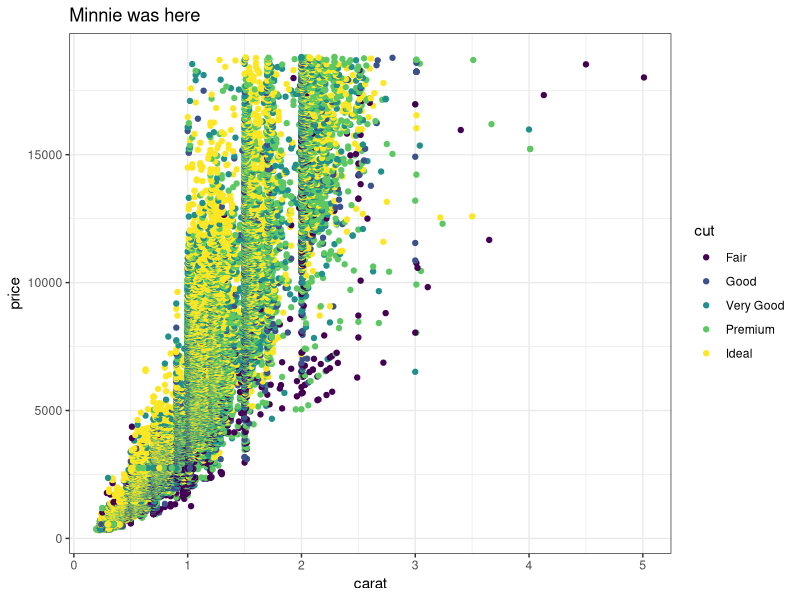
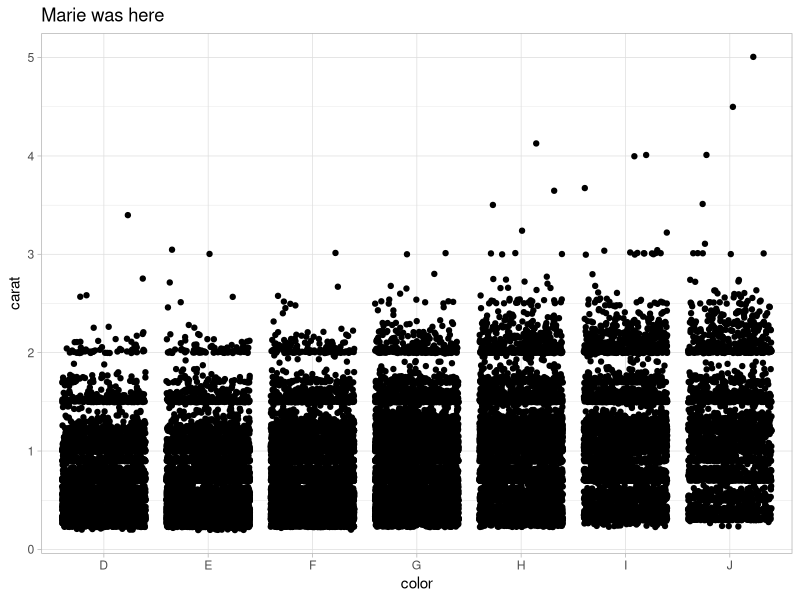
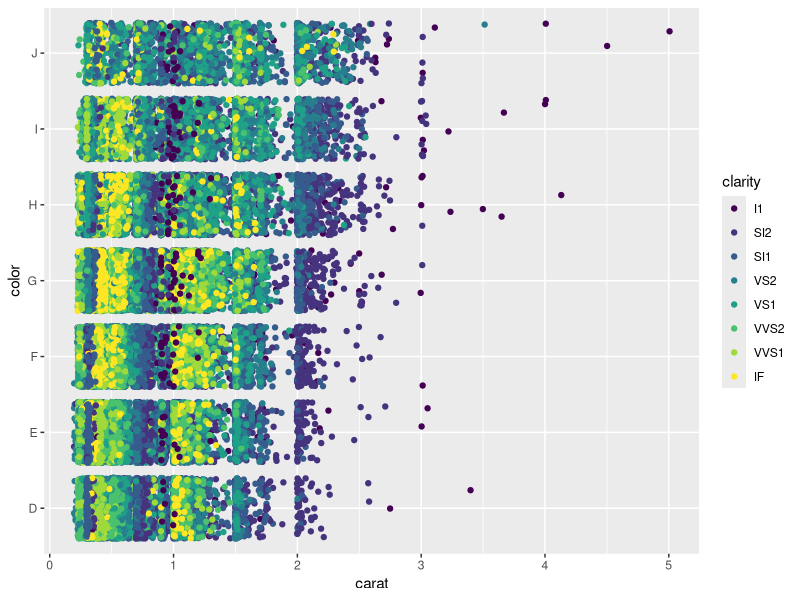
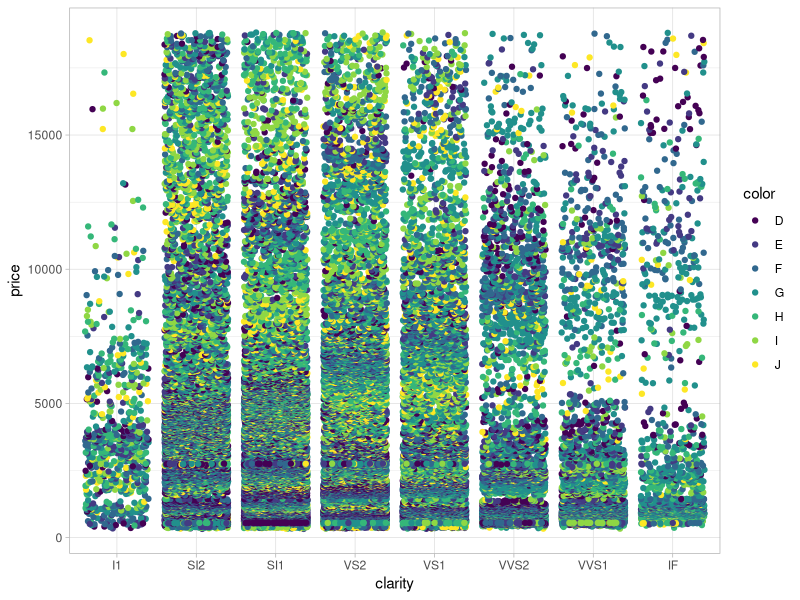
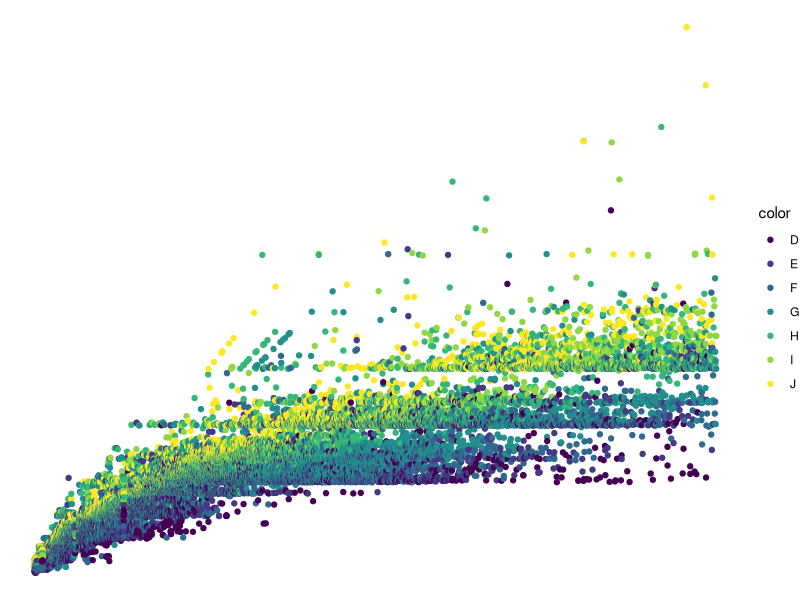

Write R code to recreate these figures, in order.
## ---- chunk 1
knitr::opts_chunk$set(echo = TRUE)
library(tidyverse)
## ---- chunk 2
# Partner 1: 
# Run the code below to see the original graph
# Change the code below to make the point color change based on 'cut', and update the theme to theme_bw(). Update the title to include your first name. 

ggplot(data = diamonds, aes(x = carat, y = price)) +
  geom_point(aes(color=cut)) +
  theme_bw() +
  labs(title = "Minnie was here")
## ---- chunk 3
# Partner 2: 
# Run the code below to see the original graph
# Change the code below to make the geom a geom_jitter, and update the theme to theme_light. Update the title to include your first name. 

ggplot(data = diamonds, aes(x = color, y = carat)) +
  geom_jitter() +
  labs(title = "Marie was here") +
  theme_light()

## ---- chunk 4


# Time to break shit
ggplot(data = diamonds, aes(x = carat, y = color)) +
  geom_jitter(aes(color = clarity))


## Minnie edited graph to be weird
ggplot(data = diamonds, aes(x = clarity, y = price)) +
  geom_jitter(aes(color=color)) +
  theme_light()

## ---- chunk 5

# More diamonds
ggplot(data = diamonds, aes(x = price, y = carat)) +
  geom_jitter(aes(color=color)) +
  theme_void()

